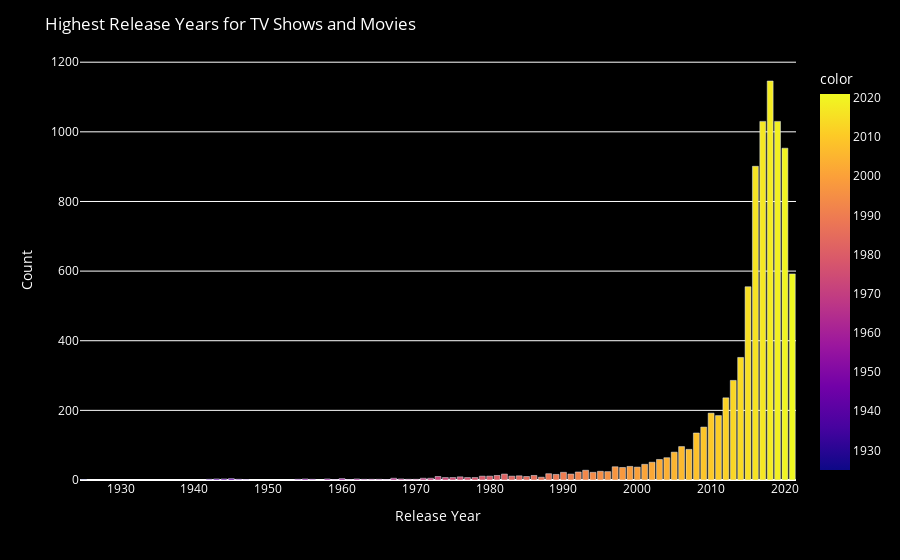

Notebook code for this chart:
### Code cell
fig = px.bar(x=df["release_year"].value_counts().index, 
             y=df["release_year"].value_counts().values, 
             color=df["release_year"].value_counts().index)

# Update layout with customized title, axis labels, and background colors

fig.update_layout(
    title={
        'text': "Highest Release Years for TV Shows and Movies",
        'font': {'color': 'white'}
    },
    xaxis_title={
        'text': "Release Year",
        'font': {'color': 'white'}
    },
    yaxis_title={
        'text': "Count",
        'font': {'color': 'white'}
    },
    plot_bgcolor='rgba(0,0,0,0)', 
    paper_bgcolor='black',         
    font=dict(color='white')       
)

### Figure 1 — Plotly figure (JSON) as saved in the notebook; plotly's stock layout.template omitted (floating-point values rounded to 4 significant figures)
{"data": [{"alignmentgroup": "True", "hovertemplate": "x=%{x}<br>y=%{y}<br>color=%{marker.color}<extra></extra>", "legendgroup": "", "marker": {"color": [2018, 2017, 2019, 2020, 2016, 2021, 2015, 2014, 2013, 2012, 2010, 2011, 2009, 2008, 2006, 2007, 2005, 2004, 2003, 2002, 2001, 1999, 1997, 2000, 1998, 1993, 1995, 1996, 1992, 1994, 1990, 1988, 1982, 1991, 1989, 1981, 1986, 1984, 1980, 1979, 1983, 1985, 1973, 1976, 1987, 1977, 1974, 1975, 1978, 1972, 1967, 1971, 1960, 1945, 1944, 1955, 1968, 1962, 1943, 1958, 1964, 1969, 1970, 1963, 1956, 1965, 1946, 1942, 1954, 1959, 1925, 1961, 1947, 1966], "coloraxis": "coloraxis", "pattern": {"shape": ""}}, "name": "", "offsetgroup": "", "orientation": "v", "showlegend": false, "textposition": "auto", "type": "bar", "x": [2018, 2017, 2019, 2020, 2016, 2021, 2015, 2014, 2013, 2012, 2010, 2011, 2009, 2008, 2006, 2007, 2005, 2004, 2003, 2002, 2001, 1999, 1997, 2000, 1998, 1993, 1995, 1996, 1992, 1994, 1990, 1988, 1982, 1991, 1989, 1981, 1986, 1984, 1980, 1979, 1983, 1985, 1973, 1976, 1987, 1977, 1974, 1975, 1978, 1972, 1967, 1971, 1960, 1945, 1944, 1955, 1968, 1962, 1943, 1958, 1964, 1969, 1970, 1963, 1956, 1965, 1946, 1942, 1954, 1959, 1925, 1961, 1947, 1966], "xaxis": "x", "y": [1146, 1030, 1030, 953, 901, 592, 555, 352, 286, 236, 192, 185, 152, 135, 96, 88, 80, 64, 59, 51, 45, 39, 38, 37, 36, 28, 25, 24, 23, 22, 22, 18, 17, 17, 16, 13, 13, 12, 11, 11, 11, 10, 10, 9, 8, 7, 7, 7, 7, 5, 5, 5, 4, 4, 3, 3, 3, 3, 3, 3, 2, 2, 2, 2, 2, 2, 2, 2, 2, 1, 1, 1, 1, 1], "yaxis": "y"}], "layout": {"barmode": "relative", "coloraxis": {"colorbar": {"title": {"text": "color"}}, "colorscale": [[0, "#0d0887"], [0.1111, "#46039f"], [0.2222, "#7201a8"], [0.3333, "#9c179e"], [0.4444, "#bd3786"], [0.5556, "#d8576b"], [0.6667, "#ed7953"], [0.7778, "#fb9f3a"], [0.8889, "#fdca26"], [1, "#f0f921"]]}, "font": {"color": "white"}, "legend": {"tracegroupgap": 0}, "margin": {"t": 60}, "paper_bgcolor": "black", "plot_bgcolor": "rgba(0,0,0,0)", "title": {"font": {"color": "white"}, "text": "Highest Release Years for TV Shows and Movies"}, "xaxis": {"anchor": "y", "domain": [0, 1], "title": {"font": {"color": "white"}, "text": "Release Year"}}, "yaxis": {"anchor": "x", "domain": [0, 1], "title": {"font": {"color": "white"}, "text": "Count"}}}}
